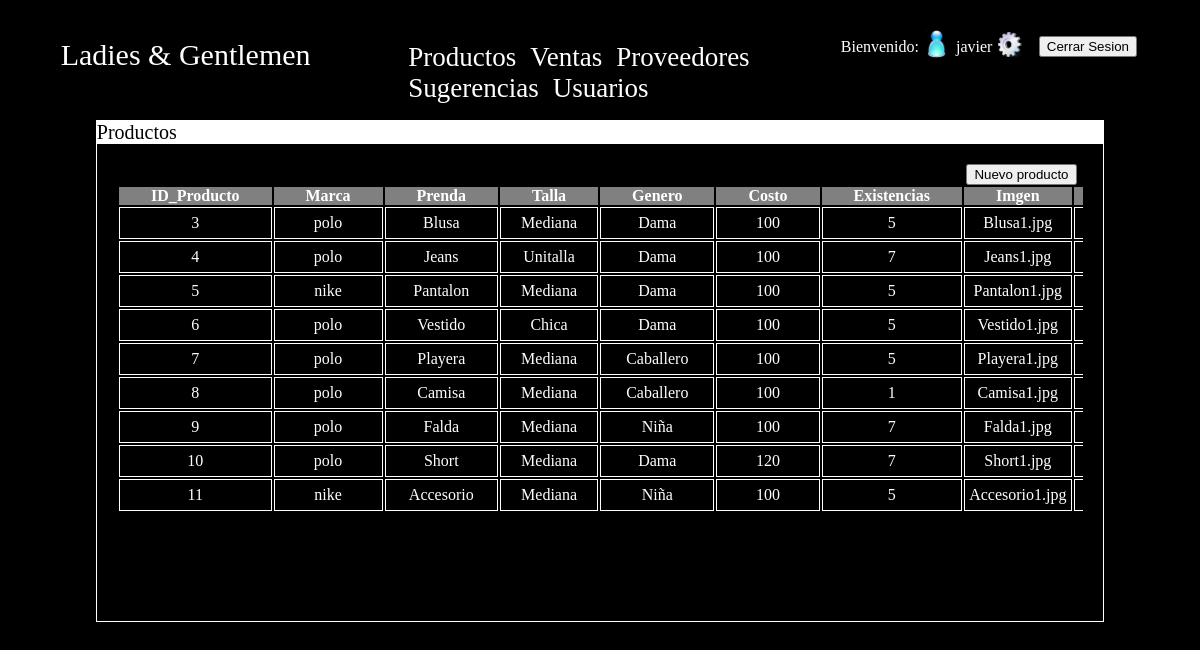
Screenshot of /Paginas/Admin/productos.php (signed in) with the database file from the repository.
### tables this page shows
CREATE TABLE `productos` (
  `IdProducto` int(11) NOT NULL AUTO_INCREMENT,
  `marca` varchar(20) NOT NULL,
  `nombre` varchar(40) NOT NULL,
  `talla` varchar(8) NOT NULL,
  `genero` varchar(10) NOT NULL,
  `costo` float(10,0) NOT NULL,
  `existencia` int(7) NOT NULL,
  `imagen` varchar(200) NOT NULL,
  `descripcion` varchar(500) NOT NULL,
  PRIMARY KEY (`IdProducto`)
);

### Paginas/procesar/consultar.php (the view, shortened to what this page needs)
<?php
class consultar{
public function consultarProductos(){
$conexion =  mysqli_connect(config::$servidor, config::$usuario, config::$password, config::$baseDeDatos);
$consulta = mysqli_query($conexion, "select * from productos");
while($fila = mysqli_fetch_array($consulta)){
echo "<tr>
		<td>$fila[0]</td>
		<td>$fila[1]</td>
		<td>$fila[2]</td>
		<td>$fila[3]</td>
		<td>$fila[4]</td>
		<td>$fila[5]</td>
		<td>$fila[6]</td>
		<td>$fila[7]</td>
		<td>$fila[8]</td>
        <td>
			<a href='../procesar/eliminar.php?ID=$fila[0] &me=2'><img class='imagen' src='../../img/usuario_Borrar.png' ></a>
		<a href='modproductos.php?ID=$fila[0]&me=1'><img class='imagen' src='../../img/usuario_editar.png'></a>
		</td>
	</tr>";
}
}
}
?>

### Paginas/Admin/productos.php (shortened to what this page needs)
<!DOCTYPE html>
<html>
   <head>
      <link rel="stylesheet" href="../../Estilos/estiloHome.css">
      <link rel="stylesheet" href="../../Estilos/estiloAdmin.css">
   </head>
   <body>
      <section id="seccion1">
         <p id="titulo">Ladies & Gentlemen</p>
         <br>
      </section>
      <section id="seccion2">
         <nav>
            <br>
            <ul id="menu">
               <li class="opcionmenu" ><a href="productos.php">Productos</a></li>
               <li class="opcionmenu" ><a href="ventas.php">Ventas</a></li>
               <li class="opcionmenu"><a href="proveedores.php">Proveedores</a></li>
               <li class="opcionmenu" ><a href="sugerencias.php">Sugerencias</a></li>
               <li class="opcionmenu" ><a href="usuario.php">Usuarios</a></li>
            </ul>
         </nav>
      </section>
 <form action="../procesar/login.php" method="post">
<table  class="tabla">
             <tr>
               <td>Bienvenido:</td>
               <td><img alt="usuario" width="25" src="../../Imagenes/usuario.png"></td>
    <?php
    $nickname=$_SESSION['usuario'];
    echo "<td>$nickname</td>"; ?>
                <td><a href="modusuario.php"><img alt="config" width="25" src="../../Imagenes/config.png"></a></td> &emsp13;
               <td> &emsp13; <button name="sesion" value="1">Cerrar Sesion</button></td>
               </tr>
               </table>
</form>
      <center>
        <div id="productos">
            <form>
               <p id="TituloMenu">Productos</p>
               <a href="regproductos.php"><input type="button" value="Nuevo producto" class="boton" /> </a>
               <section class=" cont_form">
                  <table>
                     <thead>
                        <tr>
                           <th>ID_Producto</th>
                           <th>Marca</th>
                           <th>Prenda</th>
                           <th>Talla</th>
                           <th>Genero</th>
                           <th>Costo</th>
                           <th>Existencias</th>
                           <th>Imgen</th>
                           <th>Descripcion</th>
                        </tr>
                     </thead>
                     <tbody>
                     <?php
                     require_once '../procesar/consultar.php';
                    $con = new consultar();
                    $con->consultarProductos();
                    ?>
                     </tbody>
                  </table>
               </section>
            </form>
         </div>
      </center>
   </body>
</html>

### Estilos/estiloHome.css (style rules this page uses)
body { background-color: black; color: white; }
#seccion1 { float: left; width: 30%; }
#seccion2 { float: left; width: 40%; }
#titulo { text-align: center; font-size: 30px; font-family: Vivaldi; }
.opcionmenu { display: inline; padding: 5px; font-family: Kunstler Script; font-size: 27px; }
.opcionmenu a { text-decoration:none; color:white; }
div { clear: both; }

### Estilos/estiloAdmin.css (style rules this page uses)
div { width: 85%; height: 500px; border:solid white 1px; margin-top: 0%; //background: red; }
form p { width: 100%; float: left; background-color: white; color: black; margin-top: 0px; font-size: 20px; }
.cont_form { clear: both; margin-left: 2%; margin-right: 2%; height: 430px; overflow: auto;; }
form { text-align: left; }
th { background-color: gray; padding: 0px; padding-right:2em; padding-left: 2em; margin-top: 0px, }
.boton { float: right; margin-right: 2em; }
table { text-align: center; //border-collapse: collapse; }
table td { border: solid 1px white; }
.tabla td { border: solid 1px black; }

### rows the page displays
productos: IdProducto "3", marca "polo", nombre "Blusa", talla "Mediana", genero "Dama", costo "100", existencia "5", imagen "Blusa1.jpg"
productos: IdProducto "4", marca "polo", nombre "Jeans", talla "Unitalla", genero "Dama", costo "100", existencia "7", imagen "Jeans1.jpg"
productos: IdProducto "5", marca "nike", nombre "Pantalon", talla "Mediana", genero "Dama", costo "100", existencia "5", imagen "Pantalon1.jpg"
productos: IdProducto "6", marca "polo", nombre "Vestido", talla "Chica", genero "Dama", costo "100", existencia "5", imagen "Vestido1.jpg"
productos: IdProducto "7", marca "polo", nombre "Playera", talla "Mediana", genero "Caballero", costo "100", existencia "5", imagen "Playera1.jpg"
productos: IdProducto "8", marca "polo", nombre "Camisa", talla "Mediana", genero "Caballero", costo "100", existencia "1", imagen "Camisa1.jpg"
productos: IdProducto "9", marca "polo", nombre "Falda", talla "Mediana", genero "Niña", costo "100", existencia "7", imagen "Falda1.jpg"
productos: IdProducto "10", marca "polo", nombre "Short", talla "Mediana", genero "Dama", costo "120", existencia "7", imagen "Short1.jpg"
productos: IdProducto "11", marca "nike", nombre "Accesorio", talla "Mediana", genero "Niña", costo "100", existencia "5", imagen "Accesorio1.jpg"

### other values shown
$nickname "javier"
